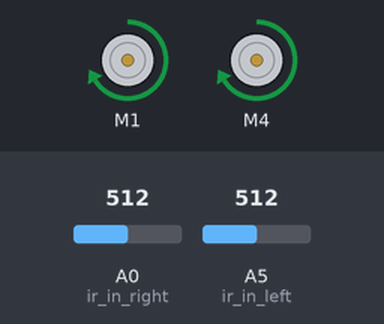
Recording of a sketch running on a simulated Arduino Uno, built with avr-gcc and run on an emulated ATmega328P. On the bench: 2 × DC motor (green arrow = forward, orange = backward, longer = faster). The inputs (shaded band) are chosen by the test bench; at power-on: A0 (ir_in_right) = 512, A5 (ir_in_left) = 512.

Above: at 1.2 s.
1.3 s: A0 (ir_in_right) set to 464
2.8 s: A0 (ir_in_right) set to 441
At 3.4 s:
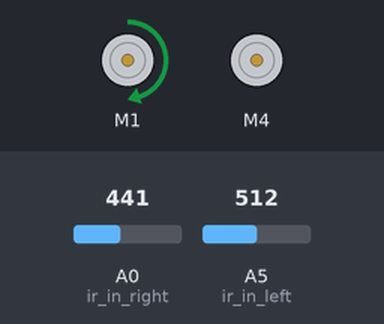
4.3 s: A0 (ir_in_right) set to 460
At 5.5 s:
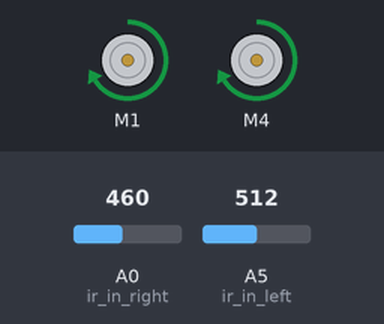
5.8 s: A5 (ir_in_left) set to 460
7.3 s: A5 (ir_in_left) set to 440
At 8.0 s:
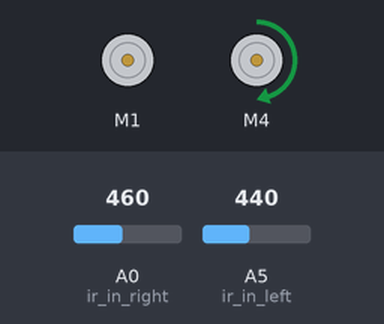
8.8 s: A5 (ir_in_left) set to 511
At 9.2 s:
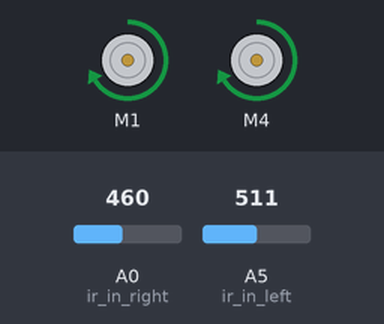
Timing chart, 0 to 11.3 s (numbered marks = the images above; inputs shaded):
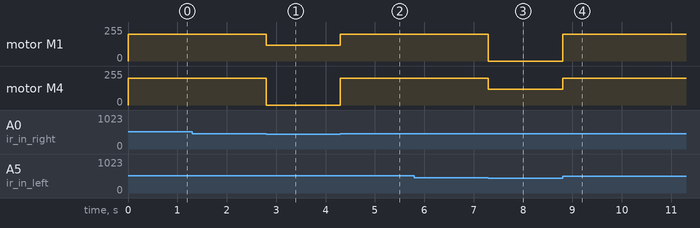

The sketch:

sketch_jan23a.ino
```cpp
  #include <AFMotor.h>

  AF_DCMotor motor_right(1);
  AF_DCMotor motor_left(4);

  int ir_in_left = A5;
  int ir_in_right = A0;

void setup() {
  Serial.begin(9600);
  motor_right.setSpeed(200);
  motor_left.setSpeed(200);
}

void loop() {
  // put your main code here, to run repeatedly:
  int irLeftVal = analogRead(ir_in_left);
  int irRightVal = analogRead(ir_in_right);

  int irThreshold = 450;

  if(irLeftVal>irThreshold && irRightVal>irThreshold){
    motor_left.setSpeed(200);
    motor_right.setSpeed(200);
    motor_left.run(FORWARD);
    motor_right.run(FORWARD);
  }

  else if(irLeftVal<irThreshold && irRightVal>irThreshold){
    motor_left.setSpeed(120);
    motor_right.setSpeed(0);
    motor_right.run(FORWARD);
    motor_left.run(FORWARD);
  }

  else if(irLeftVal>irThreshold && irRightVal<irThreshold){
    motor_left.setSpeed(0);
    motor_right.setSpeed(120);
    motor_right.run(FORWARD);
    motor_left.run(FORWARD);
  }

  else{
    motor_left.setSpeed(200);
    motor_right.setSpeed(200);
    motor_right.run(FORWARD);
    motor_left.run(FORWARD);
  }
}
```

Measured:
- the behaviour switches between 450 and 449 on A0 (ir_in_right) (found by bisection; images 0 and 1)
- the behaviour switches between 450 and 449 on A5 (ir_in_left) (found by bisection; images 2 and 3)
- after the input at 1.3 s, every drawn part: stays the same
- after the input at 2.8 s, motor M1: forward 200/255 → forward 120/255 at once; motor M4: forward 200/255 → stopped at once
- after the input at 4.3 s, motor M1: forward 120/255 → forward 200/255 at once; motor M4: stopped → forward 200/255 at once
- after the input at 5.8 s, every drawn part: stays the same
- after the input at 7.3 s, motor M1: forward 200/255 → stopped at once; motor M4: forward 200/255 → forward 120/255 at once
- after the input at 8.8 s, motor M1: stopped → forward 200/255 at once; motor M4: forward 120/255 → forward 200/255 at once
